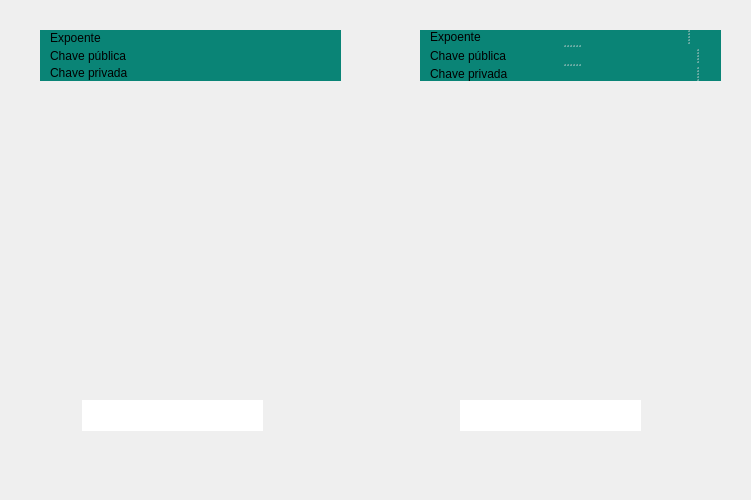
<?xml version="1.0" encoding="UTF-8"?>
<ui version="4.0">
 <author>Eduardo Freitas</author>
 <class>Form</class>
 <widget class="QWidget" name="Form">
  <property name="windowModality">
   <enum>Qt::ApplicationModal</enum>
  </property>
  <property name="enabled">
   <bool>true</bool>
  </property>
  <property name="geometry">
   <rect>
    <x>0</x>
    <y>0</y>
    <width>751</width>
    <height>500</height>
   </rect>
  </property>
  <property name="sizePolicy">
   <sizepolicy hsizetype="Fixed" vsizetype="Fixed">
    <horstretch>0</horstretch>
    <verstretch>0</verstretch>
   </sizepolicy>
  </property>
  <property name="minimumSize">
   <size>
    <width>751</width>
    <height>500</height>
   </size>
  </property>
  <property name="maximumSize">
   <size>
    <width>751</width>
    <height>500</height>
   </size>
  </property>
  <property name="font">
   <font>
    <stylestrategy>PreferAntialias</stylestrategy>
   </font>
  </property>
  <property name="windowTitle">
   <string>RSA</string>
  </property>
  <property name="windowIcon">
   <iconset>
    <normaloff>../icons/icon.svg</normaloff>../icons/icon.svg</iconset>
  </property>
  <property name="autoFillBackground">
   <bool>false</bool>
  </property>
  <widget class="QLabel" name="label_chat_a">
   <property name="geometry">
    <rect>
     <x>40</x>
     <y>90</y>
     <width>300</width>
     <height>350</height>
    </rect>
   </property>
   <property name="text">
    <string/>
   </property>
   <property name="pixmap">
    <pixmap>../icons/home.svg</pixmap>
   </property>
   <property name="scaledContents">
    <bool>true</bool>
   </property>
  </widget>
  <widget class="QLabel" name="label_chat_b">
   <property name="geometry">
    <rect>
     <x>420</x>
     <y>90</y>
     <width>300</width>
     <height>350</height>
    </rect>
   </property>
   <property name="text">
    <string/>
   </property>
   <property name="pixmap">
    <pixmap>../icons/home.svg</pixmap>
   </property>
   <property name="scaledContents">
    <bool>true</bool>
   </property>
  </widget>
  <widget class="QToolButton" name="btn_a">
   <property name="geometry">
    <rect>
     <x>290</x>
     <y>390</y>
     <width>51</width>
     <height>51</height>
    </rect>
   </property>
   <property name="layoutDirection">
    <enum>Qt::LeftToRight</enum>
   </property>
   <property name="text">
    <string/>
   </property>
   <property name="icon">
    <iconset>
     <normaloff>../icons/btn_send.svg</normaloff>../icons/btn_send.svg</iconset>
   </property>
   <property name="iconSize">
    <size>
     <width>42</width>
     <height>42</height>
    </size>
   </property>
   <property name="popupMode">
    <enum>QToolButton::InstantPopup</enum>
   </property>
   <property name="toolButtonStyle">
    <enum>Qt::ToolButtonFollowStyle</enum>
   </property>
   <property name="autoRaise">
    <bool>true</bool>
   </property>
  </widget>
  <widget class="QToolButton" name="btn_b">
   <property name="geometry">
    <rect>
     <x>670</x>
     <y>390</y>
     <width>51</width>
     <height>51</height>
    </rect>
   </property>
   <property name="layoutDirection">
    <enum>Qt::LeftToRight</enum>
   </property>
   <property name="text">
    <string/>
   </property>
   <property name="icon">
    <iconset>
     <normaloff>../icons/btn_send.svg</normaloff>../icons/btn_send.svg</iconset>
   </property>
   <property name="iconSize">
    <size>
     <width>42</width>
     <height>42</height>
    </size>
   </property>
   <property name="popupMode">
    <enum>QToolButton::InstantPopup</enum>
   </property>
   <property name="toolButtonStyle">
    <enum>Qt::ToolButtonFollowStyle</enum>
   </property>
   <property name="autoRaise">
    <bool>true</bool>
   </property>
  </widget>
  <widget class="QLineEdit" name="a_chat">
   <property name="geometry">
    <rect>
     <x>82</x>
     <y>400</y>
     <width>181</width>
     <height>31</height>
    </rect>
   </property>
   <property name="font">
    <font>
     <family>Segoe UI</family>
     <pointsize>11</pointsize>
     <stylestrategy>PreferAntialias</stylestrategy>
    </font>
   </property>
   <property name="autoFillBackground">
    <bool>false</bool>
   </property>
   <property name="maxLength">
    <number>42</number>
   </property>
   <property name="frame">
    <bool>false</bool>
   </property>
   <property name="echoMode">
    <enum>QLineEdit::Normal</enum>
   </property>
   <property name="cursorMoveStyle">
    <enum>Qt::LogicalMoveStyle</enum>
   </property>
   <property name="clearButtonEnabled">
    <bool>false</bool>
   </property>
  </widget>
  <widget class="QLineEdit" name="b_chat">
   <property name="geometry">
    <rect>
     <x>460</x>
     <y>400</y>
     <width>181</width>
     <height>31</height>
    </rect>
   </property>
   <property name="font">
    <font>
     <family>Segoe UI</family>
     <pointsize>11</pointsize>
     <stylestrategy>PreferAntialias</stylestrategy>
    </font>
   </property>
   <property name="autoFillBackground">
    <bool>false</bool>
   </property>
   <property name="maxLength">
    <number>42</number>
   </property>
   <property name="frame">
    <bool>false</bool>
   </property>
   <property name="echoMode">
    <enum>QLineEdit::Normal</enum>
   </property>
   <property name="alignment">
    <set>Qt::AlignLeading|Qt::AlignLeft|Qt::AlignVCenter</set>
   </property>
   <property name="cursorMoveStyle">
    <enum>Qt::LogicalMoveStyle</enum>
   </property>
   <property name="clearButtonEnabled">
    <bool>false</bool>
   </property>
  </widget>
  <widget class="QLabel" name="label_a_chat_1">
   <property name="geometry">
    <rect>
     <x>60</x>
     <y>310</y>
     <width>261</width>
     <height>61</height>
    </rect>
   </property>
   <property name="text">
    <string/>
   </property>
   <property name="pixmap">
    <pixmap>../icons/balloon_sent.svg</pixmap>
   </property>
   <property name="scaledContents">
    <bool>true</bool>
   </property>
  </widget>
  <widget class="QLabel" name="label_a_chat_2">
   <property name="geometry">
    <rect>
     <x>60</x>
     <y>220</y>
     <width>261</width>
     <height>61</height>
    </rect>
   </property>
   <property name="text">
    <string/>
   </property>
   <property name="pixmap">
    <pixmap>../icons/balloon_received.svg</pixmap>
   </property>
   <property name="scaledContents">
    <bool>true</bool>
   </property>
  </widget>
  <widget class="QLabel" name="label_b_chat_1">
   <property name="geometry">
    <rect>
     <x>440</x>
     <y>310</y>
     <width>261</width>
     <height>61</height>
    </rect>
   </property>
   <property name="text">
    <string/>
   </property>
   <property name="pixmap">
    <pixmap>../icons/balloon_sent.svg</pixmap>
   </property>
   <property name="scaledContents">
    <bool>true</bool>
   </property>
  </widget>
  <widget class="QLabel" name="label_b_chat_2">
   <property name="geometry">
    <rect>
     <x>440</x>
     <y>220</y>
     <width>261</width>
     <height>61</height>
    </rect>
   </property>
   <property name="text">
    <string/>
   </property>
   <property name="pixmap">
    <pixmap>../icons/balloon_received.svg</pixmap>
   </property>
   <property name="scaledContents">
    <bool>true</bool>
   </property>
  </widget>
  <widget class="QLabel" name="b_up">
   <property name="geometry">
    <rect>
     <x>450</x>
     <y>310</y>
     <width>231</width>
     <height>61</height>
    </rect>
   </property>
   <property name="font">
    <font>
     <family>Segoe UI</family>
     <pointsize>8</pointsize>
     <stylestrategy>PreferAntialias</stylestrategy>
    </font>
   </property>
   <property name="layoutDirection">
    <enum>Qt::LeftToRight</enum>
   </property>
   <property name="autoFillBackground">
    <bool>false</bool>
   </property>
   <property name="inputMethodHints">
    <set>Qt::ImhNone</set>
   </property>
   <property name="frameShape">
    <enum>QFrame::NoFrame</enum>
   </property>
   <property name="frameShadow">
    <enum>QFrame::Plain</enum>
   </property>
   <property name="lineWidth">
    <number>0</number>
   </property>
   <property name="text">
    <string/>
   </property>
   <property name="textFormat">
    <enum>Qt::AutoText</enum>
   </property>
   <property name="scaledContents">
    <bool>true</bool>
   </property>
   <property name="alignment">
    <set>Qt::AlignCenter</set>
   </property>
   <property name="wordWrap">
    <bool>true</bool>
   </property>
   <property name="textInteractionFlags">
    <set>Qt::LinksAccessibleByMouse|Qt::TextSelectableByMouse</set>
   </property>
  </widget>
  <widget class="QLabel" name="b_down">
   <property name="geometry">
    <rect>
     <x>460</x>
     <y>220</y>
     <width>231</width>
     <height>61</height>
    </rect>
   </property>
   <property name="font">
    <font>
     <family>Segoe UI</family>
     <pointsize>11</pointsize>
     <stylestrategy>PreferAntialias</stylestrategy>
    </font>
   </property>
   <property name="layoutDirection">
    <enum>Qt::LeftToRight</enum>
   </property>
   <property name="autoFillBackground">
    <bool>false</bool>
   </property>
   <property name="inputMethodHints">
    <set>Qt::ImhNone</set>
   </property>
   <property name="frameShape">
    <enum>QFrame::NoFrame</enum>
   </property>
   <property name="frameShadow">
    <enum>QFrame::Plain</enum>
   </property>
   <property name="lineWidth">
    <number>0</number>
   </property>
   <property name="text">
    <string/>
   </property>
   <property name="textFormat">
    <enum>Qt::AutoText</enum>
   </property>
   <property name="scaledContents">
    <bool>true</bool>
   </property>
   <property name="alignment">
    <set>Qt::AlignCenter</set>
   </property>
   <property name="wordWrap">
    <bool>true</bool>
   </property>
   <property name="textInteractionFlags">
    <set>Qt::LinksAccessibleByMouse|Qt::TextSelectableByMouse</set>
   </property>
  </widget>
  <widget class="QLabel" name="a_up">
   <property name="geometry">
    <rect>
     <x>70</x>
     <y>310</y>
     <width>231</width>
     <height>61</height>
    </rect>
   </property>
   <property name="font">
    <font>
     <family>Segoe UI</family>
     <pointsize>8</pointsize>
     <stylestrategy>PreferAntialias</stylestrategy>
    </font>
   </property>
   <property name="layoutDirection">
    <enum>Qt::LeftToRight</enum>
   </property>
   <property name="autoFillBackground">
    <bool>false</bool>
   </property>
   <property name="inputMethodHints">
    <set>Qt::ImhNone</set>
   </property>
   <property name="frameShape">
    <enum>QFrame::NoFrame</enum>
   </property>
   <property name="frameShadow">
    <enum>QFrame::Plain</enum>
   </property>
   <property name="lineWidth">
    <number>0</number>
   </property>
   <property name="text">
    <string/>
   </property>
   <property name="textFormat">
    <enum>Qt::AutoText</enum>
   </property>
   <property name="scaledContents">
    <bool>true</bool>
   </property>
   <property name="alignment">
    <set>Qt::AlignCenter</set>
   </property>
   <property name="wordWrap">
    <bool>true</bool>
   </property>
   <property name="textInteractionFlags">
    <set>Qt::LinksAccessibleByMouse|Qt::TextSelectableByMouse</set>
   </property>
  </widget>
  <widget class="QLabel" name="a_down">
   <property name="geometry">
    <rect>
     <x>80</x>
     <y>220</y>
     <width>231</width>
     <height>61</height>
    </rect>
   </property>
   <property name="font">
    <font>
     <family>Segoe UI</family>
     <pointsize>11</pointsize>
     <stylestrategy>PreferAntialias</stylestrategy>
    </font>
   </property>
   <property name="layoutDirection">
    <enum>Qt::LeftToRight</enum>
   </property>
   <property name="autoFillBackground">
    <bool>false</bool>
   </property>
   <property name="inputMethodHints">
    <set>Qt::ImhNone</set>
   </property>
   <property name="frameShape">
    <enum>QFrame::NoFrame</enum>
   </property>
   <property name="frameShadow">
    <enum>QFrame::Plain</enum>
   </property>
   <property name="lineWidth">
    <number>0</number>
   </property>
   <property name="text">
    <string/>
   </property>
   <property name="textFormat">
    <enum>Qt::AutoText</enum>
   </property>
   <property name="scaledContents">
    <bool>true</bool>
   </property>
   <property name="alignment">
    <set>Qt::AlignCenter</set>
   </property>
   <property name="wordWrap">
    <bool>true</bool>
   </property>
   <property name="textInteractionFlags">
    <set>Qt::LinksAccessibleByMouse|Qt::TextSelectableByMouse</set>
   </property>
  </widget>
  <widget class="QSplitter" name="splitter_2">
   <property name="geometry">
    <rect>
     <x>420</x>
     <y>30</y>
     <width>301</width>
     <height>51</height>
    </rect>
   </property>
   <property name="styleSheet">
    <string notr="true">background-color: rgb(10, 132, 118);</string>
   </property>
   <property name="orientation">
    <enum>Qt::Vertical</enum>
   </property>
   <widget class="QSplitter" name="expo_2">
    <property name="orientation">
     <enum>Qt::Horizontal</enum>
    </property>
    <widget class="QLabel" name="label">
     <property name="text">
      <string>Expoente</string>
     </property>
     <property name="wordWrap">
      <bool>true</bool>
     </property>
     <property name="indent">
      <number>10</number>
     </property>
    </widget>
    <widget class="QLabel" name="b_e">
     <property name="text">
      <string/>
     </property>
     <property name="alignment">
      <set>Qt::AlignRight|Qt::AlignTrailing|Qt::AlignVCenter</set>
     </property>
     <property name="wordWrap">
      <bool>true</bool>
     </property>
     <property name="indent">
      <number>10</number>
     </property>
    </widget>
   </widget>
   <widget class="QSplitter" name="public_3">
    <property name="orientation">
     <enum>Qt::Horizontal</enum>
    </property>
    <widget class="QLabel" name="label_2">
     <property name="text">
      <string>Chave pública</string>
     </property>
     <property name="wordWrap">
      <bool>true</bool>
     </property>
     <property name="indent">
      <number>10</number>
     </property>
    </widget>
    <widget class="QLabel" name="b_n">
     <property name="text">
      <string/>
     </property>
     <property name="alignment">
      <set>Qt::AlignRight|Qt::AlignTrailing|Qt::AlignVCenter</set>
     </property>
     <property name="wordWrap">
      <bool>true</bool>
     </property>
     <property name="indent">
      <number>10</number>
     </property>
    </widget>
   </widget>
   <widget class="QSplitter" name="private_3">
    <property name="orientation">
     <enum>Qt::Horizontal</enum>
    </property>
    <widget class="QLabel" name="label_3">
     <property name="text">
      <string>Chave privada</string>
     </property>
     <property name="wordWrap">
      <bool>true</bool>
     </property>
     <property name="indent">
      <number>10</number>
     </property>
    </widget>
    <widget class="QLabel" name="b_d">
     <property name="text">
      <string/>
     </property>
     <property name="alignment">
      <set>Qt::AlignRight|Qt::AlignTrailing|Qt::AlignVCenter</set>
     </property>
     <property name="wordWrap">
      <bool>true</bool>
     </property>
     <property name="indent">
      <number>10</number>
     </property>
    </widget>
   </widget>
  </widget>
  <widget class="QSplitter" name="splitter">
   <property name="geometry">
    <rect>
     <x>40</x>
     <y>30</y>
     <width>301</width>
     <height>51</height>
    </rect>
   </property>
   <property name="styleSheet">
    <string notr="true">background-color: rgb(10, 132, 118);</string>
   </property>
   <property name="orientation">
    <enum>Qt::Vertical</enum>
   </property>
   <property name="handleWidth">
    <number>0</number>
   </property>
   <property name="childrenCollapsible">
    <bool>false</bool>
   </property>
   <widget class="QSplitter" name="expo">
    <property name="orientation">
     <enum>Qt::Horizontal</enum>
    </property>
    <property name="handleWidth">
     <number>0</number>
    </property>
    <widget class="QLabel" name="label_6">
     <property name="text">
      <string>Expoente</string>
     </property>
     <property name="textFormat">
      <enum>Qt::RichText</enum>
     </property>
     <property name="scaledContents">
      <bool>true</bool>
     </property>
     <property name="wordWrap">
      <bool>true</bool>
     </property>
     <property name="margin">
      <number>0</number>
     </property>
     <property name="indent">
      <number>10</number>
     </property>
    </widget>
    <widget class="QLabel" name="a_e">
     <property name="text">
      <string/>
     </property>
     <property name="scaledContents">
      <bool>true</bool>
     </property>
     <property name="alignment">
      <set>Qt::AlignRight|Qt::AlignTrailing|Qt::AlignVCenter</set>
     </property>
     <property name="wordWrap">
      <bool>true</bool>
     </property>
     <property name="indent">
      <number>10</number>
     </property>
    </widget>
   </widget>
   <widget class="QSplitter" name="public_2">
    <property name="orientation">
     <enum>Qt::Horizontal</enum>
    </property>
    <property name="handleWidth">
     <number>0</number>
    </property>
    <widget class="QLabel" name="label_5">
     <property name="text">
      <string>Chave pública</string>
     </property>
     <property name="indent">
      <number>10</number>
     </property>
    </widget>
    <widget class="QLabel" name="a_n">
     <property name="text">
      <string/>
     </property>
     <property name="alignment">
      <set>Qt::AlignRight|Qt::AlignTrailing|Qt::AlignVCenter</set>
     </property>
     <property name="wordWrap">
      <bool>true</bool>
     </property>
     <property name="indent">
      <number>10</number>
     </property>
    </widget>
   </widget>
   <widget class="QSplitter" name="private_2">
    <property name="orientation">
     <enum>Qt::Horizontal</enum>
    </property>
    <property name="handleWidth">
     <number>0</number>
    </property>
    <widget class="QLabel" name="label_private">
     <property name="text">
      <string>Chave privada</string>
     </property>
     <property name="wordWrap">
      <bool>true</bool>
     </property>
     <property name="indent">
      <number>10</number>
     </property>
    </widget>
    <widget class="QLabel" name="a_d">
     <property name="text">
      <string/>
     </property>
     <property name="alignment">
      <set>Qt::AlignRight|Qt::AlignTrailing|Qt::AlignVCenter</set>
     </property>
     <property name="wordWrap">
      <bool>true</bool>
     </property>
     <property name="indent">
      <number>10</number>
     </property>
    </widget>
   </widget>
  </widget>
 </widget>
 <tabstops>
  <tabstop>btn_b</tabstop>
  <tabstop>a_chat</tabstop>
  <tabstop>b_chat</tabstop>
  <tabstop>btn_a</tabstop>
 </tabstops>
 <resources/>
 <connections/>
</ui>
